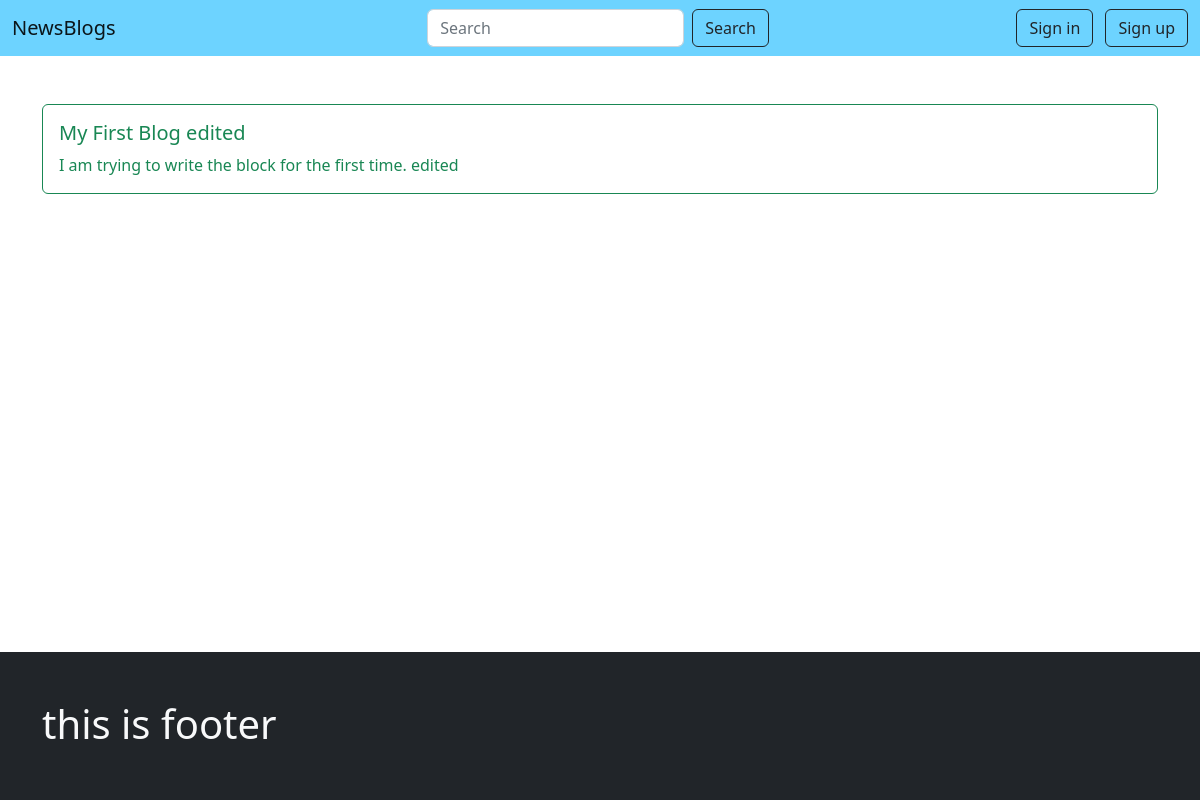
The app's page /, older data.
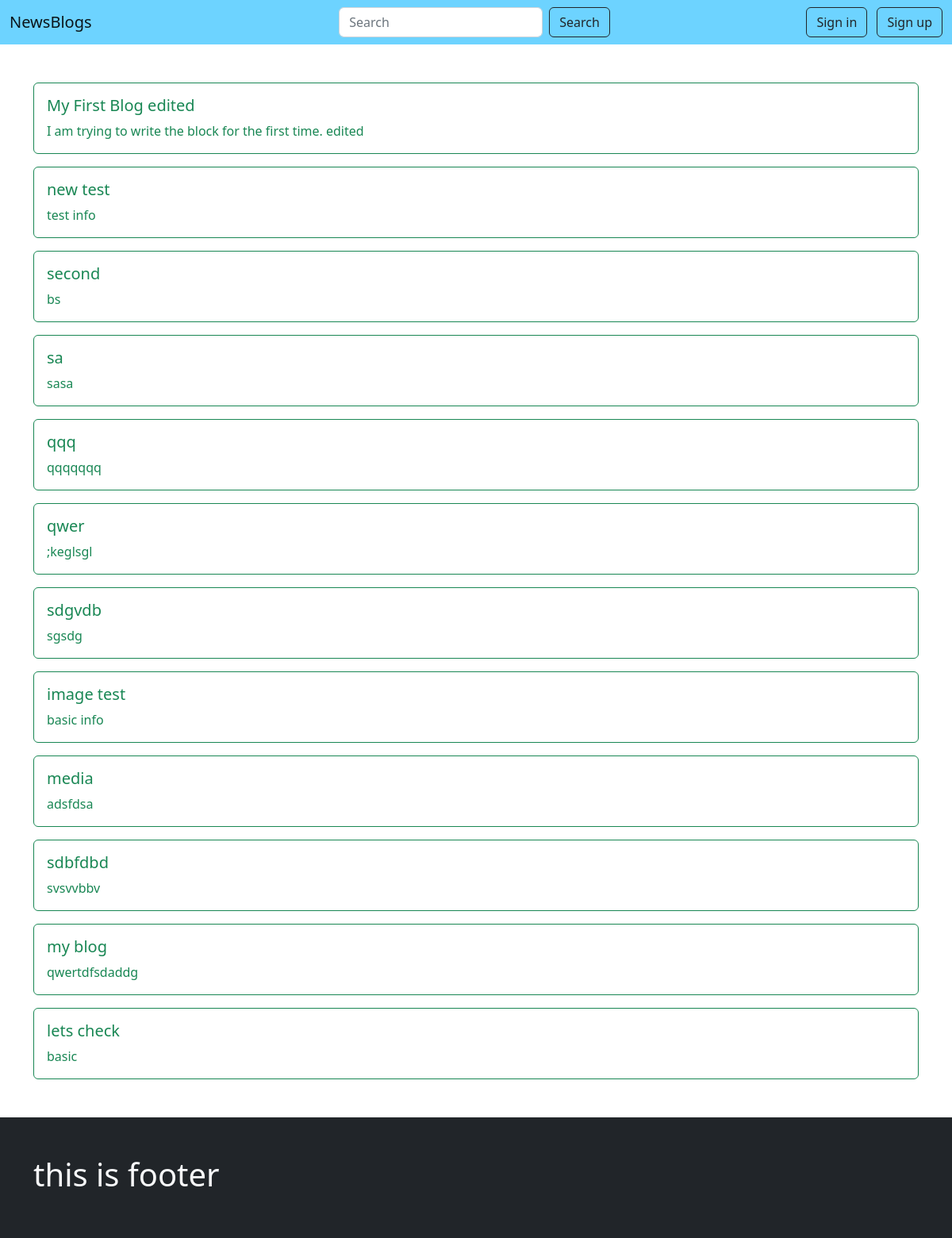
The same page, newer data.
### blogapp/models.py (models this page shows, shortened)
class Blogs(models.Model):
    blogtitle = models.CharField(max_length=50)
    intro = models.CharField(max_length=225)
    discription = models.TextField()
    blogimage = models.ImageField(upload_to='blog_img',default=0)
    relatedfile = models.FileField(upload_to='files/',null=True)

### blogapp/views.py (the view)
# urls.py: path('',index,name='index'),
def index(request):
    blog = Blogs.objects.all().values()
    if 'search' in request.GET:
        search = request.GET['search']
        multiple_search = Q(Q(blogtitle__icontains = search) | Q(intro__icontains = search))
        blog = Blogs.objects.filter(multiple_search)
    else:
        blog = Blogs.objects.all()
    return render(request,'index.html',context={'blog':blog})

### blogapp/templates/index.html
{% extends 'nav2.html' %}
{% load static %}
{% block firstnav %}
  <section class="container mt-5" style="min-height: 500px;">
    {% for i in blog %}
    <a class="card border-success mb-3 text-decoration-none" href="{% url 'signin' %}">
      <div class="card-body text-success">
        <h5 class="card-title">{{ i.blogtitle }}</h5>
        <p class="card-text">{{i.intro}}</p>
      </div>
    </a>
    {% endfor %}
  </section>
{% endblock %}

### blogapp/templates/nav2.html (shortened to what this page needs)
<!doctype html>
<html lang="en">
  <head>
    {% load static %}
    <link href="https://cdn.jsdelivr.net/npm/bootstrap@5.2.0/dist/css/bootstrap.min.css" rel="stylesheet">
  </head>
  <body>
    <nav class="navbar navbar-expand-lg" style="background-color: #00b3ff92;">
        <div class="container-fluid">
          <a class="navbar-brand" href="{% url 'home' %}">NewsBlogs</a>
            <form class="d-flex" role="search">
              <input class="form-control me-2 ms-5" name="search" type="search" placeholder="Search" aria-label="Search"/>
              <button class="btn btn-outline-dark" type="submit">Search</button>
            </form>
            <div class="">
                <a type="submit" href="{% url 'signin' %}" class="btn btn-outline-dark me-2">Sign in</a>
                <a type="submit" href="{% url 'signup' %}" class="btn btn-outline-dark">Sign up</a>
            </div>
        </div>
      </nav>
{% block firstnav %}
{% endblock %}
<footer class="bg-dark mt-5 py-5 text-light">
  <div class="container">
      <h1>this is footer</h1>
  </div>
</footer>
</body>
</html>

Row changes from the older to the newer data that the page shows:
added Blogs: blogtitle "new test", intro "test info"
added Blogs: blogtitle "second", intro "bs"
added Blogs: blogtitle "sa", intro "sasa"
added Blogs: blogtitle "qqq", intro "qqqqqqq"
added Blogs: blogtitle "qwer", intro ";keglsgl"
added Blogs: blogtitle "sdgvdb", intro "sgsdg"
added Blogs: blogtitle "image test", intro "basic info"
added Blogs: blogtitle "media", intro "adsfdsa"
added Blogs: blogtitle "sdbfdbd", intro "svsvvbbv"
added Blogs: blogtitle "my blog", intro "qwertdfsdaddg"
added Blogs: blogtitle "lets check", intro "basic"
